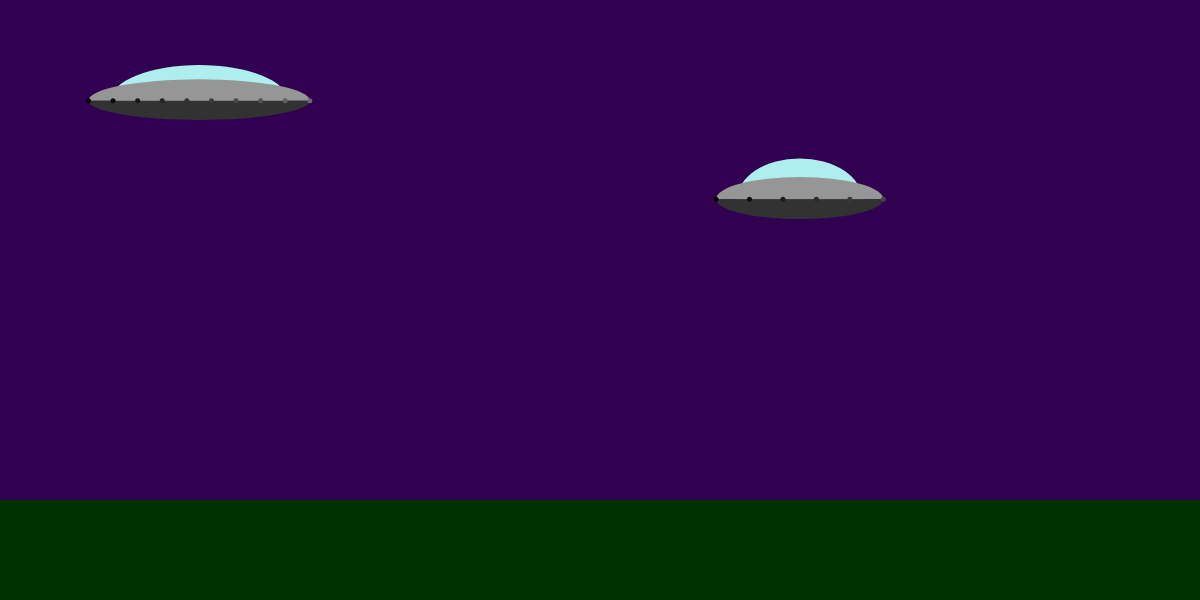
Frame 1 (no input)
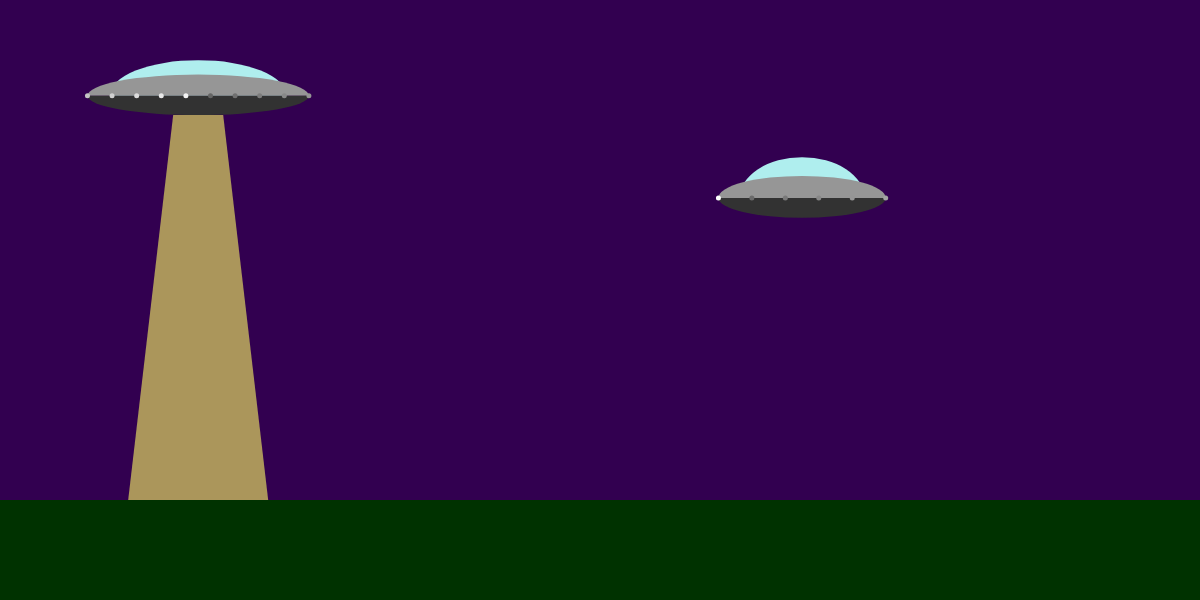
Frame 60 (no input)
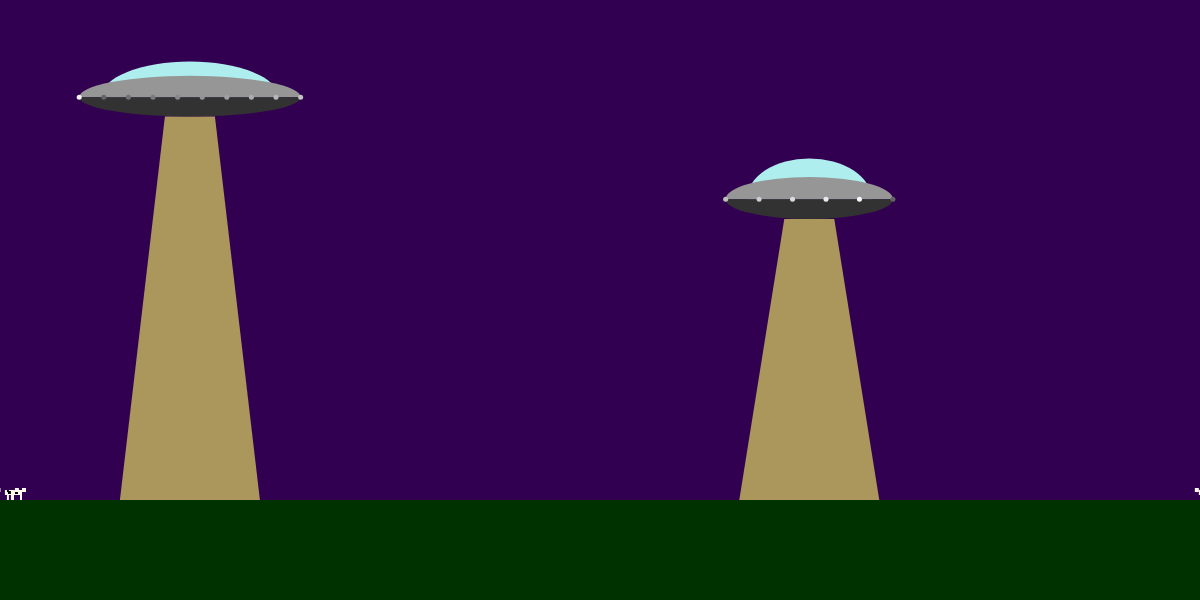
Frame 120 (the mouse pressed at the canvas centre since frame 60)

The p5.js sketch that drew these frames (run headless with seeded random() and noise() and a simulated clock; from frame 60 on, the mouse is pressed at the canvas centre):

// p5.js sketch
// ── sketch.js
//Topic 1.1 
//Object orientation revisted
//part two

var cowManager;
var flyingSaucers;

function FlyingSaucer(x,y)
{
    //public
    this.x = x;
    this.y = y;
    this.beamOn = false;
    
    //private
    var fs_width = random(150,250);
    var fs_height = random(75,125);
    var window_width = random(0.65,0.85);
    var window_height = random(0.75,1);
    var base_height = random(0.25,0.5);
    var num_lights = floor(random(5,25));
    var light_inc = floor(random(5,10));
    var brightnesses = [];

    var self = this;
    
    
    ///////////methods/////////////
    
    this.hover = function()
    {
        this.x += random(-1,1);
        this.y += random(-1,1); 
        
        if(!this.beamOn && random() > 0.995)
        {
            this.beamOn = true;
        }
        else if(this.beamOn && random() > 0.999)
        {
            this.beamOn = false;
        }
    }

    
    this.draw = function()
    {
        if(this.beamOn)
        {
            beam();
        }
        
        
        //draw the window
        fill(175,238,238);
        arc(
            this.x,
            this.y,
            fs_width * window_width,
            fs_height * window_height,
            PI,TWO_PI);

        //draw the body
        fill(150);
        arc(
            this.x,
            this.y,
            fs_width,
            fs_height/2,
            PI,TWO_PI);

        //draw the base
        fill(50);
        arc(
            this.x,
            this.y,
            fs_width,
            fs_height * base_height,
            0,PI);

        //draw the lights
        var incr = (fs_width/(num_lights -1)); 

        for(var i = 0; i < num_lights; i++)
        {

            var x = this.x - fs_width/2 + i * incr;
            fill(brightnesses[i]);
            ellipse(
                x,
                this.y,
                5,
                5
            )
            brightnesses[i] += light_inc;
            if(brightnesses[i] > 255)
            {
                brightnesses[i] = 100;
            }
        }
    }  
    
    this.getBeamBoundaries = function()
    {
        var b = [self.x - 70, self.x + 70];
        return b;
    }

    var beam = function()
    {
        if(random() > 0.25)
        {
            fill(255,255,100,150);
            beginShape();
            vertex(self.x - 25,self.y + fs_height * base_height * 0.5);
            vertex(self.x + 25,self.y + fs_height * base_height * 0.5);
            vertex(self.x + 70,height - 100);
            vertex(self.x - 70,height - 100);
            endShape();
        }
    }

    //////// setup code /////////
    
    for(var i = 0; i < num_lights; i++)
    {
        brightnesses.push((i * light_inc * 2)%255);
    }

}


function Cow(x,y)
{
    //public
    this.x = x;
    this.y = y;
    this.direction = random(1,2);
    this.frozen = false;
    this.flagForDeletion = false;
    
    //private
    var step = 0;

    if(random() > 0.5)
    {
        this.direction *= -1;    
    }
    
   
    
    this.draw = function()
    {
        
        push();
        translate(this.x, this.y);
        if(this.direction > 0)
        {
            scale(-1,1);
        }
        
        fill(255,250,240)
        rect(0,-10,10,5);
        
        //legs
        if(step > 5)
        {
            rect(0,-5,2,5);
            rect(8,-5,2,5);
        }
        else
        {
            rect(2,-5,2,5);
            rect(6,-5,2,5);
        }
        
        //head
        rect(-4,-12,4,4);
        
        //markings
        fill(0);
        rect(4,-9,3,3);
        rect(6,-10,2,2);

        pop();
        

        
    }
    
    this.walk = function()
    {
        this.x += this.direction;
        step = (step + 1)%10;
    }

}



function setup()
{
    createCanvas(1200,600);
    noStroke();
    
    flyingSaucers = [];

    flyingSaucers.push(new FlyingSaucer(200, 100));
    flyingSaucers.push(new FlyingSaucer(800, 200));
    cowManager = new CowManager();

}

function draw()
{
    background(50,0,80);
    
    //draw the ground
    fill(0,50,0);
    rect(0,height - 100, width, 100);
    

    cowManager.update();
    cowManager.draw();

    for(var i = 0; i < flyingSaucers.length; i++)
    {
        flyingSaucers[i].hover();
        flyingSaucers[i].draw();
        
        if(flyingSaucers[i].beamOn)
        {
            var b = flyingSaucers[i].getBeamBoundaries();
            cowManager.levitateCows(b, flyingSaucers[i].x, flyingSaucers[i].y);
        }
    }

}

function CowManager()
{
    this.minCows = 10;

    var cows = [];

    this.update = function()
    {
        if(cows.length < this.minCows)
        {
            if(random() < 0.5)
            {
                cows.push(new Cow(-200, height - 100));
            }
            else
            {
                cows.push(new Cow(width + 200, height - 100));
            }
        }
        for(var i = 0; i < cows.length; i++)
        {
            if(cows[i].y < height - 100 && cows[i].frozen == false)
            {
                cows[i].y += 2;
            }
            else
            {
                cows[i].walk();

                if(cows[i].x > width + 200)
                {
                    cows[i].x = -200;
                }
                else if(cows[i].x < -200)
                {
                    cows[i].x = width + 200;
                }
            }

            cows[i].frozen = false;
        }

        for(var i = cows.length - 1; i >= 0; i--)
        {
            if(cows[i].flagForDeletion)
            {
                cows.splice(i, 1);
            }
        }
    }

    this.draw = function()
    {
        for(var i = 0; i < cows.length; i++)
        {
            cows[i].draw();
        }
    }
    this.levitateCows = function(boundaries, x_anchor, y_cutoff)
    {
        for(var i = 0; i < cows.length; i++)
        {
            if(cows[i].x > boundaries[0] && cows[i].x < boundaries[1])
            {
                cows[i].y -=1;
                cows[i].x = x_anchor;
                cows[i].frozen = true;
                if(cows[i].y < y_cutoff)
                {
                    cows[i].flagForDeletion = true;
                }
            }
        }
    }
}
